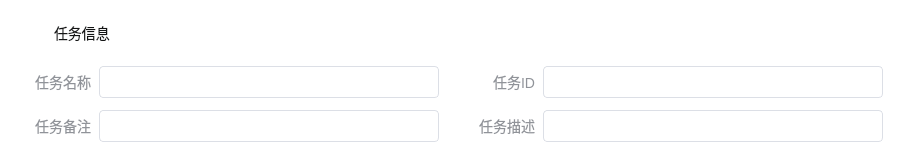
        <widget class="QWidget" name="widget" native="true">
         <property name="sizePolicy">
          <sizepolicy hsizetype="Expanding" vsizetype="Fixed">
           <horstretch>0</horstretch>
           <verstretch>0</verstretch>
          </sizepolicy>
         </property>
         <property name="minimumSize">
          <size>
           <width>0</width>
           <height>160</height>
          </size>
         </property>
         <property name="maximumSize">
          <size>
           <width>16777215</width>
           <height>160</height>
          </size>
         </property>
         <property name="styleSheet">
          <string notr="true">background-color: rgb(255, 255, 255);</string>
         </property>
         <layout class="QVBoxLayout" name="verticalLayout">
          <property name="spacing">
           <number>0</number>
          </property>
          <property name="leftMargin">
           <number>35</number>
          </property>
          <property name="topMargin">
           <number>0</number>
          </property>
          <property name="rightMargin">
           <number>35</number>
          </property>
          <property name="bottomMargin">
           <number>0</number>
          </property>
          <item>
           <widget class="QLabel" name="label_3">
            <property name="sizePolicy">
             <sizepolicy hsizetype="Preferred" vsizetype="Fixed">
              <horstretch>0</horstretch>
              <verstretch>0</verstretch>
             </sizepolicy>
            </property>
            <property name="minimumSize">
             <size>
              <width>0</width>
              <height>66</height>
             </size>
            </property>
            <property name="maximumSize">
             <size>
              <width>16777215</width>
              <height>66</height>
             </size>
            </property>
            <property name="styleSheet">
             <string notr="true">opacity: 1;
font-size: 14px;
font-weight: normal;
line-height: 24px;
color: #131414;
background-image: url(:/res/image/info.png);
background-repeat: no-repeat;
background-position: left center;
text-align: left;
padding-left: 16px;</string>
            </property>
            <property name="text">
             <string>任务信息</string>
            </property>
            <property name="alignment">
             <set>Qt::AlignLeading|Qt::AlignLeft|Qt::AlignVCenter</set>
            </property>
           </widget>
          </item>
          <item>
           <layout class="QHBoxLayout" name="horizontalLayout_4">
            <property name="spacing">
             <number>40</number>
            </property>
            <property name="leftMargin">
             <number>0</number>
            </property>
            <property name="rightMargin">
             <number>0</number>
            </property>
            <property name="bottomMargin">
             <number>12</number>
            </property>
            <item>
             <layout class="QFormLayout" name="formLayout">
              <property name="sizeConstraint">
               <enum>QLayout::SetDefaultConstraint</enum>
              </property>
              <property name="fieldGrowthPolicy">
               <enum>QFormLayout::AllNonFixedFieldsGrow</enum>
              </property>
              <property name="labelAlignment">
               <set>Qt::AlignRight|Qt::AlignTrailing|Qt::AlignVCenter</set>
              </property>
              <property name="formAlignment">
               <set>Qt::AlignLeading|Qt::AlignLeft|Qt::AlignTop</set>
              </property>
              <property name="horizontalSpacing">
               <number>8</number>
              </property>
              <property name="verticalSpacing">
               <number>12</number>
              </property>
              <item row="0" column="0">
               <widget class="QLabel" name="label_4">
                <property name="sizePolicy">
                 <sizepolicy hsizetype="Preferred" vsizetype="Fixed">
                  <horstretch>0</horstretch>
                  <verstretch>0</verstretch>
                 </sizepolicy>
                </property>
                <property name="minimumSize">
                 <size>
                  <width>0</width>
                  <height>32</height>
                 </size>
                </property>
                <property name="maximumSize">
                 <size>
                  <width>16777215</width>
                  <height>32</height>
                 </size>
                </property>
                <property name="styleSheet">
                 <string notr="true">font-weight: 400; 
font-size: 14px;
color: #909399 </string>
                </property>
                <property name="text">
                 <string>任务名称</string>
                </property>
                <property name="alignment">
                 <set>Qt::AlignRight|Qt::AlignTrailing|Qt::AlignVCenter</set>
                </property>
               </widget>
              </item>
              <item row="0" column="1">
               <widget class="QLineEdit" name="lineEditTaskName">
                <property name="minimumSize">
                 <size>
                  <width>340</width>
                  <height>32</height>
                 </size>
                </property>
                <property name="maximumSize">
                 <size>
                  <width>16777215</width>
                  <height>32</height>
                 </size>
                </property>
                <property name="styleSheet">
                 <string notr="true">background: #FFFFFF;
border: 1px solid #DCDFE6;
padding: 5px 12px;
border-radius: 4px;
opacity: 1;
color: #606266;
font-size: 16px;
font-weight: normal;</string>
                </property>
                <property name="text">
                 <string/>
                </property>
                <property name="readOnly">
                 <bool>true</bool>
                </property>
               </widget>
              </item>
              <item row="1" column="0">
               <widget class="QLabel" name="label_5">
                <property name="sizePolicy">
                 <sizepolicy hsizetype="Preferred" vsizetype="Fixed">
                  <horstretch>0</horstretch>
                  <verstretch>0</verstretch>
                 </sizepolicy>
                </property>
                <property name="minimumSize">
                 <size>
                  <width>0</width>
                  <height>32</height>
                 </size>
                </property>
                <property name="maximumSize">
                 <size>
                  <width>16777215</width>
                  <height>32</height>
                 </size>
                </property>
                <property name="styleSheet">
                 <string notr="true">font-weight: 400; 
font-size: 14px;
color: #909399 </string>
                </property>
                <property name="text">
                 <string>任务备注</string>
                </property>
                <property name="alignment">
                 <set>Qt::AlignRight|Qt::AlignTrailing|Qt::AlignVCenter</set>
                </property>
               </widget>
              </item>
              <item row="1" column="1">
               <widget class="QLineEdit" name="lineEditTaskMark">
                <property name="minimumSize">
                 <size>
                  <width>340</width>
                  <height>32</height>
                 </size>
                </property>
                <property name="maximumSize">
                 <size>
                  <width>16777215</width>
                  <height>32</height>
                 </size>
                </property>
                <property name="styleSheet">
                 <string notr="true">background: #FFFFFF;
border: 1px solid #DCDFE6;
padding: 5px 12px;
border-radius: 4px;
opacity: 1;
color: #606266;
font-size: 16px;
font-weight: normal;</string>
                </property>
                <property name="text">
                 <string/>
                </property>
                <property name="readOnly">
                 <bool>true</bool>
                </property>
               </widget>
              </item>
             </layout>
            </item>
            <item>
             <layout class="QFormLayout" name="formLayout_2">
              <property name="labelAlignment">
               <set>Qt::AlignRight|Qt::AlignTrailing|Qt::AlignVCenter</set>
              </property>
              <property name="horizontalSpacing">
               <number>8</number>
              </property>
              <property name="verticalSpacing">
               <number>12</number>
              </property>
              <item row="0" column="0">
               <widget class="QLabel" name="label_14">
                <property name="sizePolicy">
                 <sizepolicy hsizetype="Preferred" vsizetype="Fixed">
                  <horstretch>0</horstretch>
                  <verstretch>0</verstretch>
                 </sizepolicy>
                </property>
                <property name="minimumSize">
                 <size>
                  <width>0</width>
                  <height>32</height>
                 </size>
                </property>
                <property name="maximumSize">
                 <size>
                  <width>16777215</width>
                  <height>32</height>
                 </size>
                </property>
                <property name="styleSheet">
                 <string notr="true">font-weight: 400; 
font-size: 14px;
color: #909399 </string>
                </property>
                <property name="text">
                 <string>任务ID</string>
                </property>
                <property name="alignment">
                 <set>Qt::AlignRight|Qt::AlignTrailing|Qt::AlignVCenter</set>
                </property>
               </widget>
              </item>
              <item row="0" column="1">
               <widget class="QLineEdit" name="lineEditTaskID">
                <property name="minimumSize">
                 <size>
                  <width>340</width>
                  <height>32</height>
                 </size>
                </property>
                <property name="maximumSize">
                 <size>
                  <width>16777215</width>
                  <height>32</height>
                 </size>
                </property>
                <property name="styleSheet">
                 <string notr="true">background: #FFFFFF;
border: 1px solid #DCDFE6;
padding: 5px 12px;
border-radius: 4px;
opacity: 1;
color: #606266;
font-size: 16px;
font-weight: normal;</string>
                </property>
                <property name="text">
                 <string/>
                </property>
                <property name="readOnly">
                 <bool>true</bool>
                </property>
               </widget>
              </item>
              <item row="1" column="0">
               <widget class="QLabel" name="label_6">
                <property name="sizePolicy">
                 <sizepolicy hsizetype="Preferred" vsizetype="Fixed">
                  <horstretch>0</horstretch>
                  <verstretch>0</verstretch>
                 </sizepolicy>
                </property>
                <property name="minimumSize">
                 <size>
                  <width>0</width>
                  <height>32</height>
                 </size>
                </property>
                <property name="maximumSize">
                 <size>
                  <width>16777215</width>
                  <height>32</height>
                 </size>
                </property>
                <property name="styleSheet">
                 <string notr="true">font-weight: 400; 
font-size: 14px;
color: #909399 </string>
                </property>
                <property name="text">
                 <string>任务描述</string>
                </property>
                <property name="alignment">
                 <set>Qt::AlignRight|Qt::AlignTrailing|Qt::AlignVCenter</set>
                </property>
               </widget>
              </item>
              <item row="1" column="1">
               <widget class="QLineEdit" name="lineEditTaskDes">
                <property name="minimumSize">
                 <size>
                  <width>340</width>
                  <height>32</height>
                 </size>
                </property>
                <property name="maximumSize">
                 <size>
                  <width>16777215</width>
                  <height>32</height>
                 </size>
                </property>
                <property name="styleSheet">
                 <string notr="true">background: #FFFFFF;
border: 1px solid #DCDFE6;
padding: 5px 12px;
border-radius: 4px;
opacity: 1;
color: #606266;
font-size: 16px;
font-weight: normal;</string>
                </property>
                <property name="text">
                 <string/>
                </property>
                <property name="readOnly">
                 <bool>true</bool>
                </property>
               </widget>
              </item>
             </layout>
            </item>
           </layout>
          </item>
         </layout>
        </widget>
